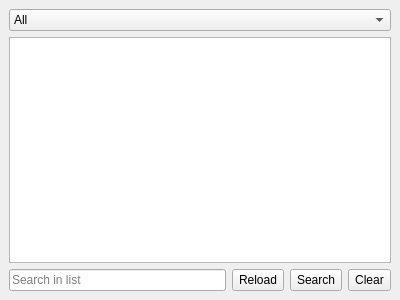
<?xml version="1.0" encoding="UTF-8"?>
<ui version="4.0">
 <class>ItemsDock</class>
 <widget class="QDockWidget" name="ItemsDock">
  <property name="geometry">
   <rect>
    <x>0</x>
    <y>0</y>
    <width>400</width>
    <height>300</height>
   </rect>
  </property>
  <property name="windowIcon">
   <iconset theme="format-justify-fill">
    <normaloff>.</normaloff>.</iconset>
  </property>
  <property name="windowTitle">
   <string>Documents</string>
  </property>
  <widget class="QWidget" name="dockWidgetContents">
   <layout class="QGridLayout" name="gridLayout">
    <item row="2" column="1">
     <widget class="QToolButton" name="refreshButton">
      <property name="sizePolicy">
       <sizepolicy hsizetype="Preferred" vsizetype="Preferred">
        <horstretch>0</horstretch>
        <verstretch>0</verstretch>
       </sizepolicy>
      </property>
      <property name="text">
       <string>Reload</string>
      </property>
      <property name="icon">
       <iconset theme="view-refresh">
        <normaloff>.</normaloff>.</iconset>
      </property>
     </widget>
    </item>
    <item row="2" column="2">
     <widget class="QToolButton" name="searchButton">
      <property name="sizePolicy">
       <sizepolicy hsizetype="Preferred" vsizetype="Preferred">
        <horstretch>0</horstretch>
        <verstretch>0</verstretch>
       </sizepolicy>
      </property>
      <property name="text">
       <string>Search</string>
      </property>
      <property name="icon">
       <iconset theme="edit-find">
        <normaloff>.</normaloff>.</iconset>
      </property>
     </widget>
    </item>
    <item row="2" column="0">
     <widget class="QLineEdit" name="searchEdit">
      <property name="placeholderText">
       <string>Search in list</string>
      </property>
      <property name="clearButtonEnabled">
       <bool>true</bool>
      </property>
     </widget>
    </item>
    <item row="2" column="3">
     <widget class="QToolButton" name="clearButton">
      <property name="sizePolicy">
       <sizepolicy hsizetype="Preferred" vsizetype="Preferred">
        <horstretch>0</horstretch>
        <verstretch>0</verstretch>
       </sizepolicy>
      </property>
      <property name="text">
       <string>Clear</string>
      </property>
      <property name="icon">
       <iconset theme="edit-clear">
        <normaloff>.</normaloff>.</iconset>
      </property>
     </widget>
    </item>
    <item row="1" column="0" colspan="4">
     <widget class="QListView" name="listView">
      <property name="editTriggers">
       <set>QAbstractItemView::NoEditTriggers</set>
      </property>
      <property name="selectionMode">
       <enum>QAbstractItemView::SingleSelection</enum>
      </property>
      <property name="selectionBehavior">
       <enum>QAbstractItemView::SelectRows</enum>
      </property>
     </widget>
    </item>
    <item row="0" column="0" colspan="4">
     <widget class="QComboBox" name="typesCombo">
      <item>
       <property name="text">
        <string>All</string>
       </property>
      </item>
      <item>
       <property name="text">
        <string>Done</string>
       </property>
      </item>
      <item>
       <property name="text">
        <string>Locked</string>
       </property>
      </item>
      <item>
       <property name="text">
        <string>Invalid</string>
       </property>
      </item>
      <item>
       <property name="text">
        <string>Users</string>
       </property>
      </item>
      <item>
       <property name="text">
        <string>Unassigned</string>
       </property>
      </item>
     </widget>
    </item>
   </layout>
  </widget>
 </widget>
 <tabstops>
  <tabstop>typesCombo</tabstop>
  <tabstop>listView</tabstop>
  <tabstop>searchEdit</tabstop>
  <tabstop>refreshButton</tabstop>
  <tabstop>searchButton</tabstop>
  <tabstop>clearButton</tabstop>
 </tabstops>
 <resources/>
 <connections/>
</ui>
